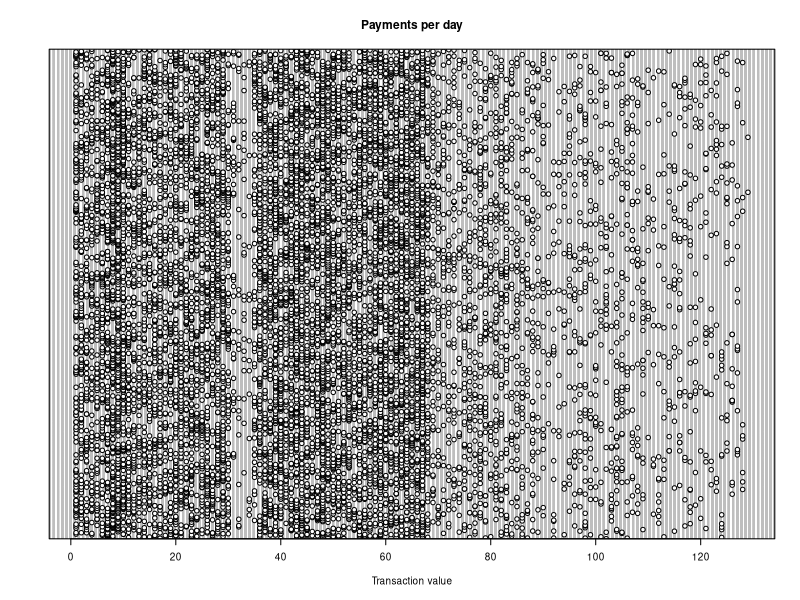
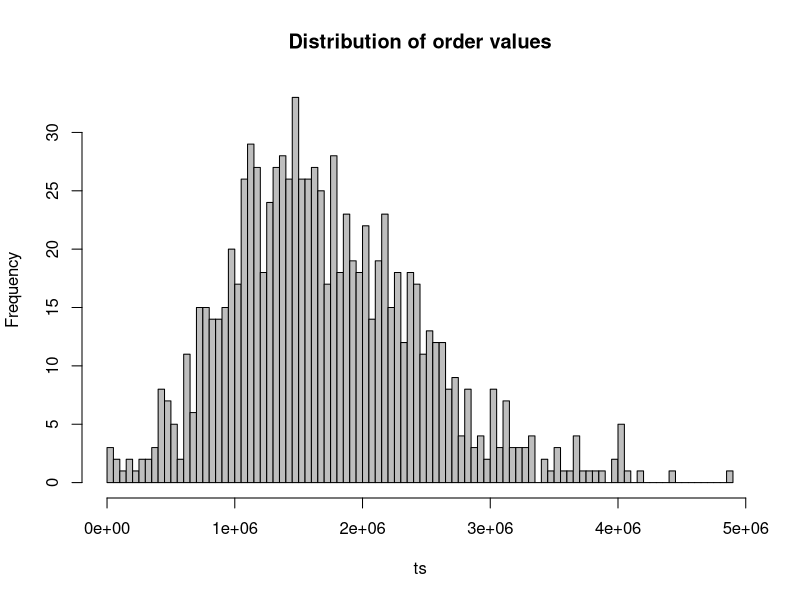
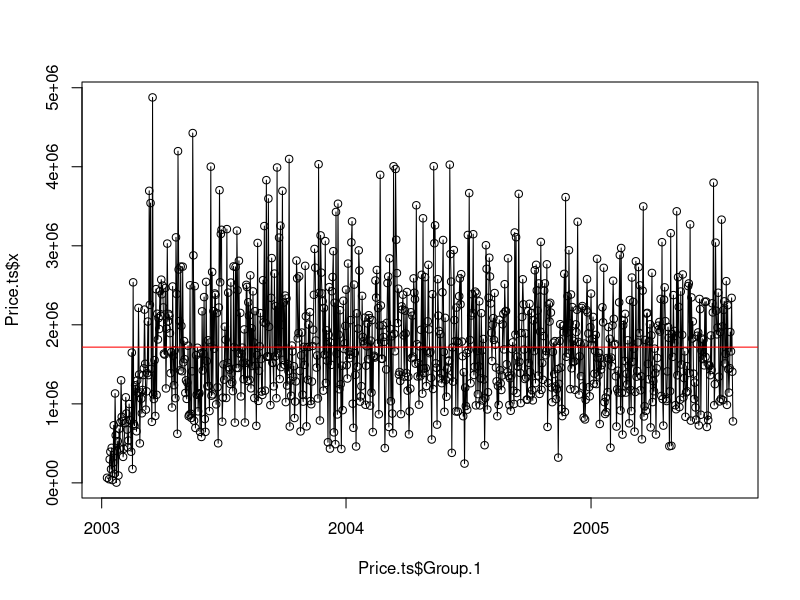
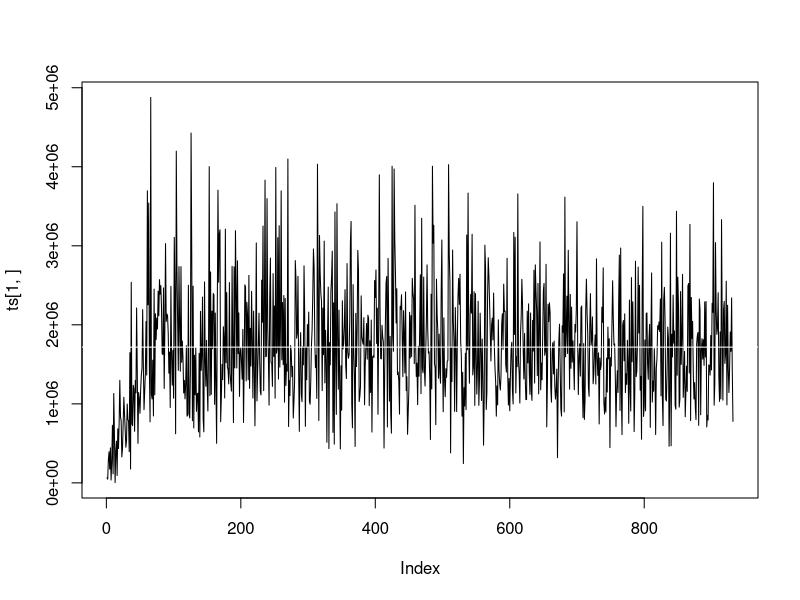
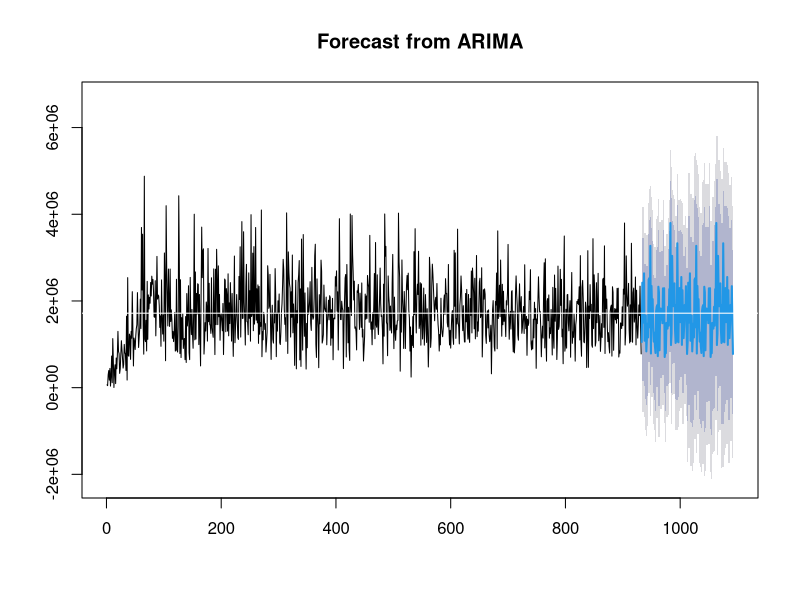
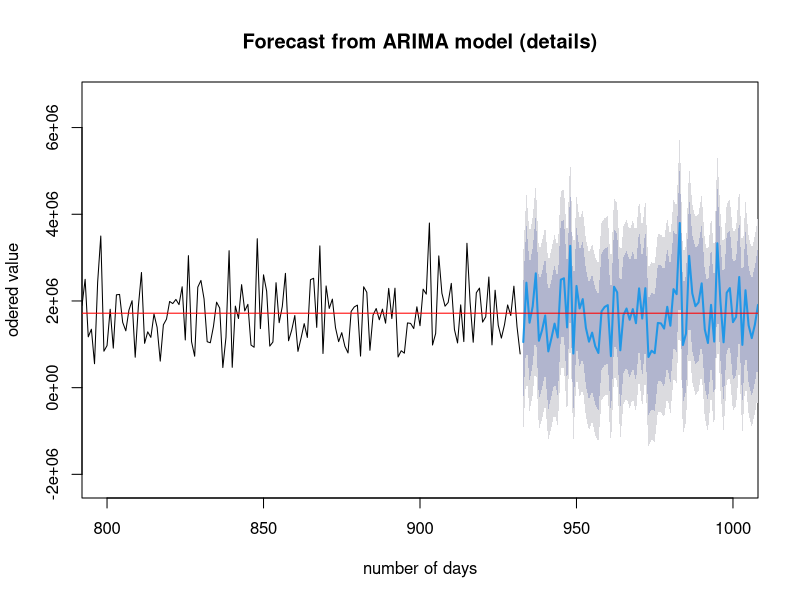

Write the R code that produced these figures, in order.
# load libraries:
library(tseries)
library(forecast)

# load the data: 
SalesOrders2 <- read.csv("SalesOrders2.csv", header = TRUE, sep = "\t")
SalesOrders2$DeliveryDate <- as.Date(SalesOrders2$DeliveryDate, format="%Y-%m-%d") 
names(SalesOrders2)
head(SalesOrders2, n=10)
summary(SalesOrders2)
str(SalesOrders2)

# plot some data:
PaymentDuration <- SalesOrders2$PaymentDuration
str(PaymentDuration)
#plot(PaymentDuration, type="o", col="blue")

dotchart(PaymentDuration,labels=row.names(SalesOrders2$PaymentDuration),cex=.6,
         main="Payments per day",
         xlab="Transaction value")

# create time series: 
Price.ts <- aggregate(x=SalesOrders2$TotalPrice, 
                      by=list(SalesOrders2$DeliveryDate), 
                      FUN="sum")
str(Price.ts[1:3, ])
ts <- ts(t(Price.ts$x)) 
hist(ts, breaks=100, col="grey", main="Distribution of order values")
plot(Price.ts$Group.1, Price.ts$x, type="o", col="black")
abline(h=mean(Price.ts$x), col="red")
# alternative plot:
plot(ts[1,],type="l",col="black") 
abline(h=mean(Price.ts$x), col="white")

# calculate forecast:
auto.arima(Price.ts$x)
fit <- arima(Price.ts$x, seasonal = list(order=c(0,1,0), period=80))
fc <- forecast(fit)
plot(fc, main="Forecast from ARIMA")
abline(h=mean(Price.ts$x), col="white")
# plot with limited x-axis:
plot(fc, main="Forecast from ARIMA model (details)", xlab="number of days", ylab="odered value",
     xlim=c(800, 1000))
abline(h=mean(Price.ts$x), col="red")

